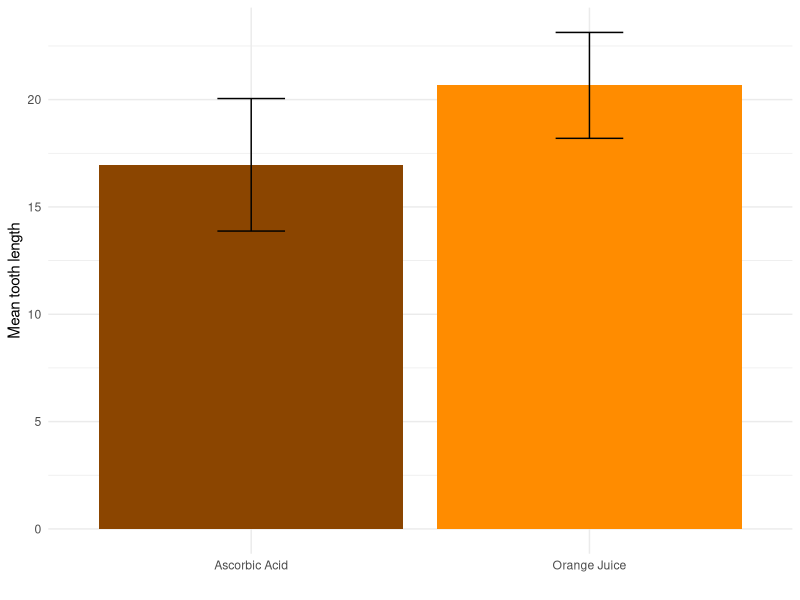
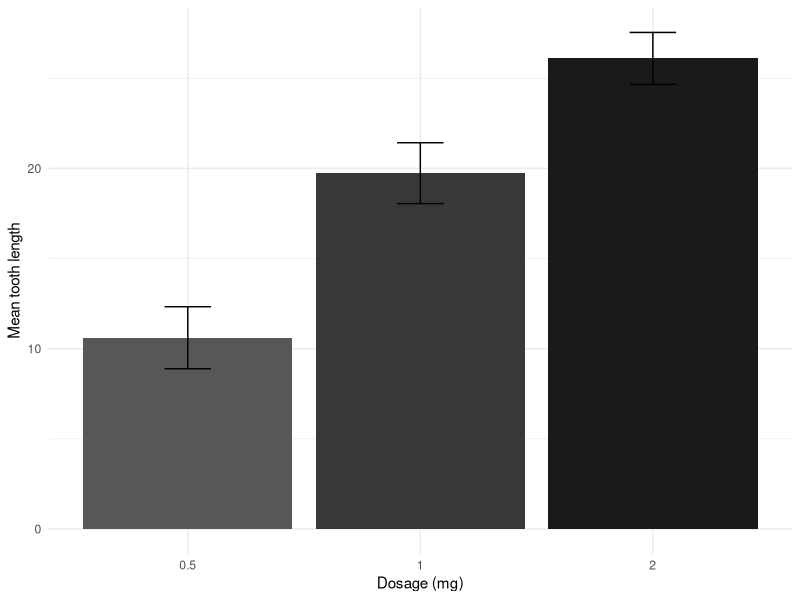
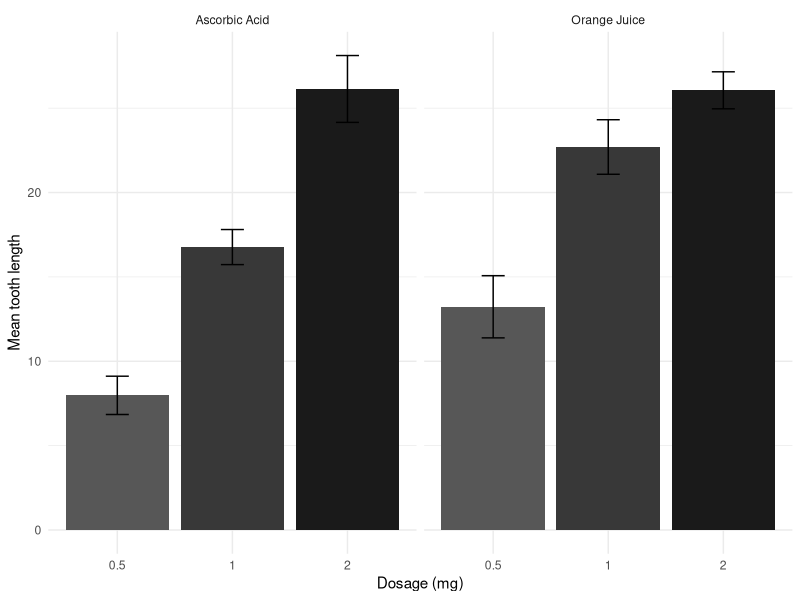
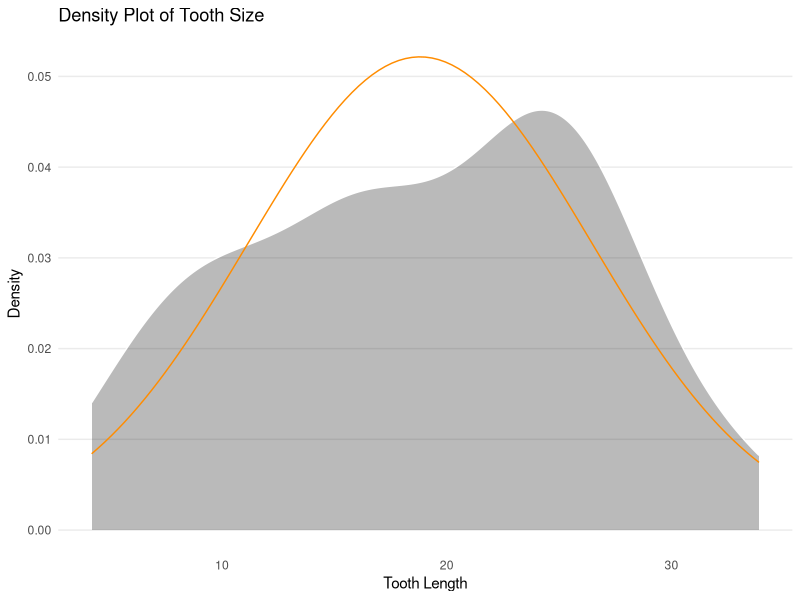

Recreate these plots in R, in order.
## ---- chunk 1
# i. ggplot2
library(ggplot2,quietly=T)

# ii. magrittr
library(magrittr,quietly=T)

# iii. dplyr
library(dplyr,quietly=T)
## ---- chunk 2
# 1i. load the dataset
data(ToothGrowth)

# 1ii. read in to R
data <- ToothGrowth
## ---- chunk 3
str(data)
## ---- chunk 4
summary(data$len)
sd_len <- sd(data$len)
lower <- mean(data$len) - qt(0.975, 59) * sd_len/sqrt(60)
upper <- mean(data$len) + qt(0.975, 59) * sd_len/sqrt(60)
## ---- chunk 5
data_sum_sup <- data %>%
                group_by(supp) %>%
                summarise(mean_growth = mean(len),
                          sd_growth = sd(len),
                          lower_95 = mean_growth - qt(0.975, 29) * 
                                                      (sd_growth/sqrt(30)),
                          upper_95 = mean_growth + qt(0.975, 29) * 
                                                      (sd_growth/sqrt(30)),
                          ci = upper_95 - mean_growth)
                          
data_sum_sup$supp <- ifelse(data_sum_sup$supp == "OJ", "Orange Juice",
                                                       "Ascorbic Acid")
data_sum_sup[,1:5]
## ---- chunk 6
data_sum_sup %>%
ggplot(aes(x = supp, y = mean_growth), colour = supp)+
  geom_bar(stat = "identity", aes(fill = supp))+
  geom_errorbar(aes(ymin=mean_growth-ci, ymax=mean_growth+ci),
                width=.2,                    # Width of the error bars
                position=position_dodge(.9))+
  scale_fill_manual(values = c("darkorange4", "darkorange"))+
  theme_minimal()+
  theme(legend.position = "none")+
  ylab("Mean tooth length")+
  xlab("")
## ---- chunk 7
data_sum_dose <- data %>%
  group_by(dose) %>%
  summarise(mean_growth = mean(len),
            sd_growth = sd(len),
            lower_95 = mean_growth - qt(0.975, 19) * 
              (sd_growth/sqrt(30)),
            upper_95 = mean_growth + qt(0.975, 19) * 
              (sd_growth/sqrt(30)),
            ci = upper_95 - mean_growth)

data_sum_dose[,1:5]
## ---- chunk 8
data_sum_dose %>%
ggplot(aes(x = as.character(dose), y = mean_growth), colour = dose)+
  geom_bar(stat = "identity", aes(fill = as.character(dose)))+
  geom_errorbar(aes(ymin=mean_growth-ci, ymax=mean_growth+ci),
                width=.2,                    # Width of the error bars
                position=position_dodge(.9))+
  scale_fill_manual(values = c("gray34","gray22","gray10"))+
  xlab("Dosage (mg)")+
  ylab("Mean tooth length")+
  theme_minimal()+
  theme(legend.position = "none")
## ---- chunk 9
data_sum_both <- data %>%
  group_by(supp, dose) %>%
  summarise(mean_growth = mean(len),
            sd_growth = sd(len),
            lower_95 = mean_growth - qt(0.975, 9) * 
              (sd_growth/sqrt(30)),
            upper_95 = mean_growth + qt(0.975, 9) * 
              (sd_growth/sqrt(30)),
            ci = upper_95 - mean_growth)

data_sum_both$supp <- ifelse(data_sum_both$supp == "OJ", "Orange Juice",
                                                         "Ascorbic Acid")

data_sum_both[,1:6]
## ---- chunk 10
data_sum_both %>%
  ggplot(aes(x = as.character(dose), y = mean_growth), colour = dose)+
  geom_bar(stat = "identity", aes(fill = as.character(dose)))+
  geom_errorbar(aes(ymin=mean_growth-ci, ymax=mean_growth+ci),
                width=.2,                    # Width of the error bars
                position=position_dodge(.9))+
  facet_grid(.~supp)+
  scale_fill_manual(values = c("gray34","gray22","gray10"))+
  xlab("Dosage (mg)")+
  ylab("Mean tooth length")+
  theme_minimal()+
  theme(legend.position = "none")
## ---- chunk 11
oj <- data %>% filter(supp == "OJ") %>% select(len)
vc <- data %>% filter(supp == "VC") %>% select(len)

result <- t.test(oj, vc, alternative = "greater", paired = FALSE, var.equal = TRUE)
result
## ---- chunk 12
# lets test that with a t.test:
# hypothesis - higher doses provides a higher growth
dose2 <- data %>% filter(dose == 2.0) %>% select(len)
dose1 <- data %>% filter(dose == 1.0) %>% select(len)
dose0.5 <- data %>% filter(dose == 0.5) %>% select(len)

# perform test for 2 being greater than 0.5
two_half <- t.test(dose2, dose0.5, alternative = "greater", paired = F, var.equal = T)

# perform test for 2 being greater than 1
two_one <- t.test(dose2, dose1, atlernative = "greater", paired = F, var.equal = T)

# perform test for 1 being greater than 0.5
one_half <- t.test(dose1, dose0.5, alternative = "greater", paired = F, var.equal = T)

two_half
## ---- chunk 13
two_one
## ---- chunk 14
one_half
## ---- chunk 15
doseoj.5 <- data %>% filter(supp == "OJ" & dose == .5) %>% select(len)
dosevc.5 <- data %>% filter(supp == "VC" & dose == .5) %>% select(len)
oj_vc_half <- t.test(doseoj.5, dosevc.5, paired = F, var.equal = T)
oj_vc_half
## ---- chunk 16
doseoj1 <- data %>% filter(supp == "OJ" & dose == 1.0) %>% select(len)
dosevc1 <- data %>% filter(supp == "VC" & dose == 1.0) %>% select(len)
oj_vc_1 <- t.test(doseoj1, dosevc1, paired = F, var.equal = T)
oj_vc_1
## ---- chunk 17
doseoj2 <- data %>% filter(supp == "OJ" & dose == 2.0) %>% select(len)
dosevc2 <- data %>% filter(supp == "VC" & dose == 2.0) %>% select(len)
oj_vc_2 <- t.test(doseoj2, dosevc2, paired = F, var.equal = T)
oj_vc_2
## ---- chunk 18
data %>%
  ggplot(aes(x = len))+
  geom_density(fill = "gray10", alpha = 0.3, color= "white")+
  theme_minimal()+
  xlab("Tooth Length")+
  ylab("Density")+
  ggtitle("Density Plot of Tooth Size")+
  theme(panel.grid.minor.y=element_blank(),
        panel.grid.major.x=element_blank(),
        panel.grid.minor.x=element_blank())+
  stat_function(color="darkorange",
                fun= dnorm, 
                args = list(mean = mean(data$len), sd = sd(data$len)))
